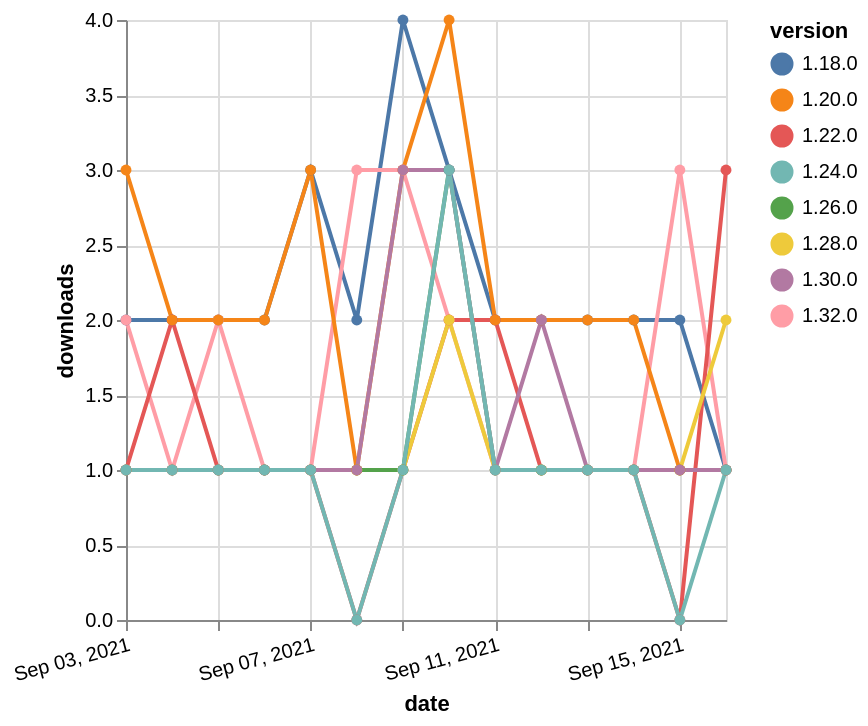

Express this chart as Vega-Lite.
### Vega-Lite specification from a JSON file in a GitHub repository (floating-point values rounded to 4 significant figures)
{"$schema": "https://vega.github.io/schema/vega-lite/v5.json", "description": "A simple bar chart with embedded data.", "data": {"values": [{"date": "2021-09-03", "total": 2333, "delta": 2, "version": "1.18.0"}, {"date": "2021-09-04", "total": 2335, "delta": 2, "version": "1.18.0"}, {"date": "2021-09-05", "total": 2337, "delta": 2, "version": "1.18.0"}, {"date": "2021-09-06", "total": 2339, "delta": 2, "version": "1.18.0"}, {"date": "2021-09-07", "total": 2342, "delta": 3, "version": "1.18.0"}, {"date": "2021-09-08", "total": 2344, "delta": 2, "version": "1.18.0"}, {"date": "2021-09-09", "total": 2348, "delta": 4, "version": "1.18.0"}, {"date": "2021-09-10", "total": 2351, "delta": 3, "version": "1.18.0"}, {"date": "2021-09-11", "total": 2353, "delta": 2, "version": "1.18.0"}, {"date": "2021-09-12", "total": 2355, "delta": 2, "version": "1.18.0"}, {"date": "2021-09-13", "total": 2357, "delta": 2, "version": "1.18.0"}, {"date": "2021-09-14", "total": 2359, "delta": 2, "version": "1.18.0"}, {"date": "2021-09-15", "total": 2361, "delta": 2, "version": "1.18.0"}, {"date": "2021-09-16", "total": 2362, "delta": 1, "version": "1.18.0"}, {"date": "2021-09-03", "total": 124, "delta": 2, "version": "1.32.0"}, {"date": "2021-09-04", "total": 125, "delta": 1, "version": "1.32.0"}, {"date": "2021-09-05", "total": 127, "delta": 2, "version": "1.32.0"}, {"date": "2021-09-06", "total": 128, "delta": 1, "version": "1.32.0"}, {"date": "2021-09-07", "total": 129, "delta": 1, "version": "1.32.0"}, {"date": "2021-09-08", "total": 132, "delta": 3, "version": "1.32.0"}, {"date": "2021-09-09", "total": 135, "delta": 3, "version": "1.32.0"}, {"date": "2021-09-10", "total": 137, "delta": 2, "version": "1.32.0"}, {"date": "2021-09-11", "total": 138, "delta": 1, "version": "1.32.0"}, {"date": "2021-09-12", "total": 139, "delta": 1, "version": "1.32.0"}, {"date": "2021-09-13", "total": 140, "delta": 1, "version": "1.32.0"}, {"date": "2021-09-14", "total": 141, "delta": 1, "version": "1.32.0"}, {"date": "2021-09-15", "total": 144, "delta": 3, "version": "1.32.0"}, {"date": "2021-09-16", "total": 145, "delta": 1, "version": "1.32.0"}, {"date": "2021-09-03", "total": 271, "delta": 1, "version": "1.22.0"}, {"date": "2021-09-04", "total": 273, "delta": 2, "version": "1.22.0"}, {"date": "2021-09-05", "total": 274, "delta": 1, "version": "1.22.0"}, {"date": "2021-09-06", "total": 275, "delta": 1, "version": "1.22.0"}, {"date": "2021-09-07", "total": 276, "delta": 1, "version": "1.22.0"}, {"date": "2021-09-08", "total": 276, "delta": 0, "version": "1.22.0"}, {"date": "2021-09-09", "total": 277, "delta": 1, "version": "1.22.0"}, {"date": "2021-09-10", "total": 279, "delta": 2, "version": "1.22.0"}, {"date": "2021-09-11", "total": 281, "delta": 2, "version": "1.22.0"}, {"date": "2021-09-12", "total": 282, "delta": 1, "version": "1.22.0"}, {"date": "2021-09-13", "total": 283, "delta": 1, "version": "1.22.0"}, {"date": "2021-09-14", "total": 284, "delta": 1, "version": "1.22.0"}, {"date": "2021-09-15", "total": 284, "delta": 0, "version": "1.22.0"}, {"date": "2021-09-16", "total": 287, "delta": 3, "version": "1.22.0"}, {"date": "2021-09-03", "total": 169, "delta": 1, "version": "1.28.0"}, {"date": "2021-09-04", "total": 170, "delta": 1, "version": "1.28.0"}, {"date": "2021-09-05", "total": 171, "delta": 1, "version": "1.28.0"}, {"date": "2021-09-06", "total": 172, "delta": 1, "version": "1.28.0"}, {"date": "2021-09-07", "total": 173, "delta": 1, "version": "1.28.0"}, {"date": "2021-09-08", "total": 174, "delta": 1, "version": "1.28.0"}, {"date": "2021-09-09", "total": 175, "delta": 1, "version": "1.28.0"}, {"date": "2021-09-10", "total": 177, "delta": 2, "version": "1.28.0"}, {"date": "2021-09-11", "total": 178, "delta": 1, "version": "1.28.0"}, {"date": "2021-09-12", "total": 179, "delta": 1, "version": "1.28.0"}, {"date": "2021-09-13", "total": 180, "delta": 1, "version": "1.28.0"}, {"date": "2021-09-14", "total": 181, "delta": 1, "version": "1.28.0"}, {"date": "2021-09-15", "total": 182, "delta": 1, "version": "1.28.0"}, {"date": "2021-09-16", "total": 184, "delta": 2, "version": "1.28.0"}, {"date": "2021-09-03", "total": 201, "delta": 1, "version": "1.26.0"}, {"date": "2021-09-04", "total": 202, "delta": 1, "version": "1.26.0"}, {"date": "2021-09-05", "total": 203, "delta": 1, "version": "1.26.0"}, {"date": "2021-09-06", "total": 204, "delta": 1, "version": "1.26.0"}, {"date": "2021-09-07", "total": 205, "delta": 1, "version": "1.26.0"}, {"date": "2021-09-08", "total": 206, "delta": 1, "version": "1.26.0"}, {"date": "2021-09-09", "total": 207, "delta": 1, "version": "1.26.0"}, {"date": "2021-09-10", "total": 210, "delta": 3, "version": "1.26.0"}, {"date": "2021-09-11", "total": 211, "delta": 1, "version": "1.26.0"}, {"date": "2021-09-12", "total": 212, "delta": 1, "version": "1.26.0"}, {"date": "2021-09-13", "total": 213, "delta": 1, "version": "1.26.0"}, {"date": "2021-09-14", "total": 214, "delta": 1, "version": "1.26.0"}, {"date": "2021-09-15", "total": 215, "delta": 1, "version": "1.26.0"}, {"date": "2021-09-16", "total": 216, "delta": 1, "version": "1.26.0"}, {"date": "2021-09-03", "total": 2248, "delta": 3, "version": "1.20.0"}, {"date": "2021-09-04", "total": 2250, "delta": 2, "version": "1.20.0"}, {"date": "2021-09-05", "total": 2252, "delta": 2, "version": "1.20.0"}, {"date": "2021-09-06", "total": 2254, "delta": 2, "version": "1.20.0"}, {"date": "2021-09-07", "total": 2257, "delta": 3, "version": "1.20.0"}, {"date": "2021-09-08", "total": 2258, "delta": 1, "version": "1.20.0"}, {"date": "2021-09-09", "total": 2261, "delta": 3, "version": "1.20.0"}, {"date": "2021-09-10", "total": 2265, "delta": 4, "version": "1.20.0"}, {"date": "2021-09-11", "total": 2267, "delta": 2, "version": "1.20.0"}, {"date": "2021-09-12", "total": 2269, "delta": 2, "version": "1.20.0"}, {"date": "2021-09-13", "total": 2271, "delta": 2, "version": "1.20.0"}, {"date": "2021-09-14", "total": 2273, "delta": 2, "version": "1.20.0"}, {"date": "2021-09-15", "total": 2274, "delta": 1, "version": "1.20.0"}, {"date": "2021-09-16", "total": 2275, "delta": 1, "version": "1.20.0"}, {"date": "2021-09-03", "total": 195, "delta": 1, "version": "1.30.0"}, {"date": "2021-09-04", "total": 196, "delta": 1, "version": "1.30.0"}, {"date": "2021-09-05", "total": 197, "delta": 1, "version": "1.30.0"}, {"date": "2021-09-06", "total": 198, "delta": 1, "version": "1.30.0"}, {"date": "2021-09-07", "total": 199, "delta": 1, "version": "1.30.0"}, {"date": "2021-09-08", "total": 200, "delta": 1, "version": "1.30.0"}, {"date": "2021-09-09", "total": 203, "delta": 3, "version": "1.30.0"}, {"date": "2021-09-10", "total": 206, "delta": 3, "version": "1.30.0"}, {"date": "2021-09-11", "total": 207, "delta": 1, "version": "1.30.0"}, {"date": "2021-09-12", "total": 209, "delta": 2, "version": "1.30.0"}, {"date": "2021-09-13", "total": 210, "delta": 1, "version": "1.30.0"}, {"date": "2021-09-14", "total": 211, "delta": 1, "version": "1.30.0"}, {"date": "2021-09-15", "total": 212, "delta": 1, "version": "1.30.0"}, {"date": "2021-09-16", "total": 213, "delta": 1, "version": "1.30.0"}, {"date": "2021-09-03", "total": 215, "delta": 1, "version": "1.24.0"}, {"date": "2021-09-04", "total": 216, "delta": 1, "version": "1.24.0"}, {"date": "2021-09-05", "total": 217, "delta": 1, "version": "1.24.0"}, {"date": "2021-09-06", "total": 218, "delta": 1, "version": "1.24.0"}, {"date": "2021-09-07", "total": 219, "delta": 1, "version": "1.24.0"}, {"date": "2021-09-08", "total": 219, "delta": 0, "version": "1.24.0"}, {"date": "2021-09-09", "total": 220, "delta": 1, "version": "1.24.0"}, {"date": "2021-09-10", "total": 223, "delta": 3, "version": "1.24.0"}, {"date": "2021-09-11", "total": 224, "delta": 1, "version": "1.24.0"}, {"date": "2021-09-12", "total": 225, "delta": 1, "version": "1.24.0"}, {"date": "2021-09-13", "total": 226, "delta": 1, "version": "1.24.0"}, {"date": "2021-09-14", "total": 227, "delta": 1, "version": "1.24.0"}, {"date": "2021-09-15", "total": 227, "delta": 0, "version": "1.24.0"}, {"date": "2021-09-16", "total": 228, "delta": 1, "version": "1.24.0"}]}, "width": "container", "mark": {"type": "line", "point": {"filled": true}}, "encoding": {"x": {"field": "date", "type": "temporal", "timeUnit": "yearmonthdate", "title": "date", "axis": {"labelAngle": -15}}, "y": {"field": "delta", "type": "quantitative", "title": "downloads"}, "color": {"field": "version", "type": "nominal"}, "tooltip": {"field": "delta"}}}
